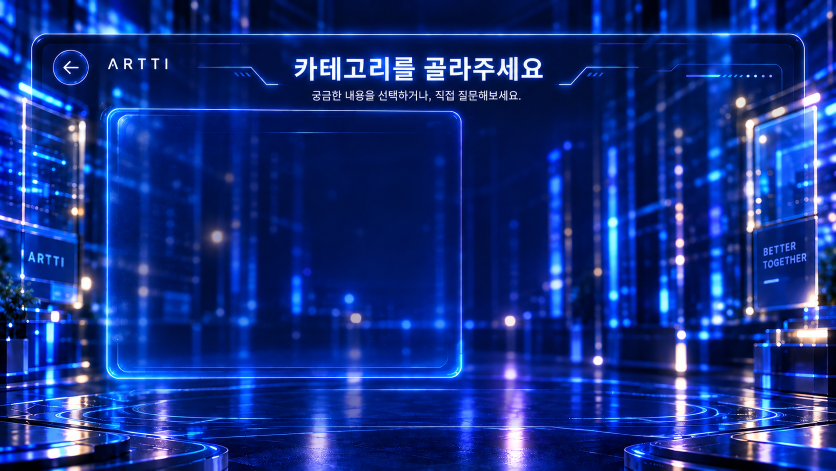
#> input picture Assets/_Project/Art/UI/Generated/ui_helpdetail_background_neon.png, 1672 x 941 px (shown at 1/2 size)
$ python make_helpdetail_board.py
#> lines starting #> are read from the running program, lines starting #| are printed output that depends on the picture
# AR 현장모드 도움 화면(HelpDetailPanel)의 보드 그림과 뒤 배경을 만든다.
#   입력: Assets/_Project/Art/UI/Generated/ui_helpdetail_background_neon.png (제목/뒤로 가기/최신 메뉴 틀이 그려진 16:9, 1672x941)
#   결과: Assets/_Project/Art/UI/Generated/derived/
#     ui_helpdetail_board.png     16:10(1672x1045). 원본 위아래에 52px씩 늘려 붙여 Galaxy Tab S7 FE(2560x1600)에 딱 맞는다.
#                                 16:9 원본을 16:10 화면에 덮으면 좌우가 잘려 바깥 네온 틀 양옆/위 모서리와 양쪽 간판이 화면 밖으로 나갔다.
#                                 늘린 부분은 틀 위의 흐린 빌딩 빛(원본 위 60줄)과 입력 줄 아래 바닥(원본 아래 60줄)을 세로로 늘려 채운다.
#                                 그림 속 UI(제목/틀/뒤로 가기)는 그대로이고 원본 좌표에서 y만 +52.
#     ui_helpdetail_backdrop.png  보드를 흐리고 어둡게 한 것. 폰(20:9)/4:3처럼 보드가 줄어들 때 남는 자리를 채운다(그림 속 글자가 두 번 보이지 않게).
#   실행: python Art_Source/ui_arfield/make_helpdetail_board.py      필요: Python 3 + Pillow
import os
from PIL import Image, ImageFilter, ImageEnhance

ROOT = os.path.abspath(os.path.join(os.path.dirname(os.path.abspath(__file__)), '..', '..'))
GEN = os.path.join(ROOT, 'Assets', '_Project', 'Art', 'UI', 'Generated')
OUT = os.path.join(GEN, 'derived')
os.makedirs(OUT, exist_ok=True)

EXT = 52            # 위아래로 늘리는 양(px). 1672 x (941 + 2*52) = 1672 x 1045 = 16:10
TOP_SRC = 60        # 원본 위 60줄(바깥 틀 y 68 위, 흐린 빌딩 빛)을 60 + EXT줄로 늘린다
BOTTOM_SRC = 60     # 원본 아래 60줄(입력 줄 y 875 아래 바닥)을 60 + EXT줄로 늘린다
BACKDROP_BLUR = 18  # 뒤 배경 흐림(1/2 크기 기준 px)
BACKDROP_DIM = 0.55

src = Image.open(os.path.join(GEN, 'ui_helpdetail_background_neon.png')).convert('RGB')
#> src is the input picture: PIL image 1672x941 RGB; mean R, G, B 20.2, 46.6, 130.7
W, H = src.size
#> W = 1672; H = 941
board = Image.new('RGB', (W, H + EXT * 2))
#> board: PIL image 1672x1045 RGB; every value is 0
board.paste(src.crop((0, 0, W, TOP_SRC)).resize((W, TOP_SRC + EXT), Image.LANCZOS), (0, 0))
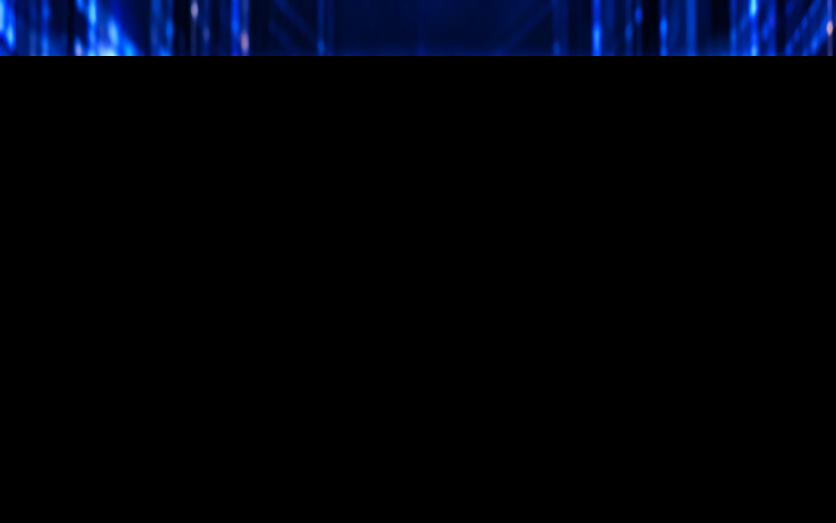
#> board: PIL image 1672x1045 RGB (shown at 1/2 size); mean R, G, B 0.4, 2.9, 10.6
board.paste(src.crop((0, TOP_SRC, W, H - BOTTOM_SRC)), (0, TOP_SRC + EXT))
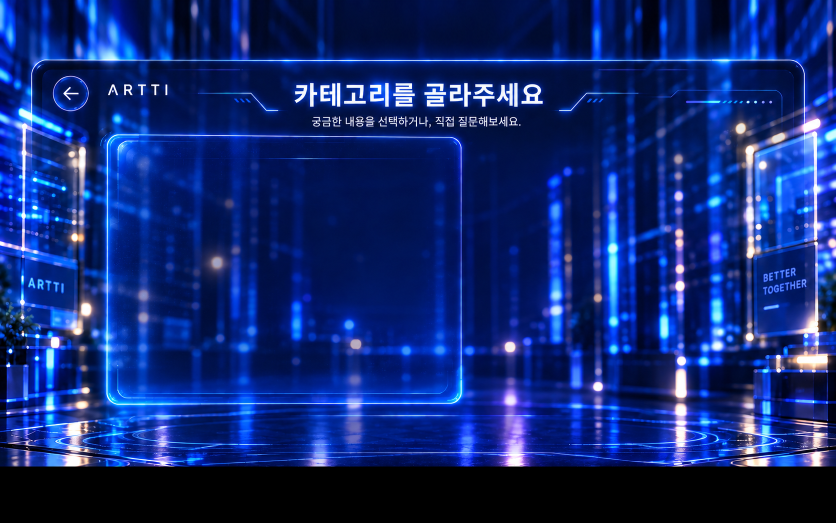
#> board: PIL image 1672x1045 RGB (shown at 1/2 size); mean R, G, B 16.3, 40.6, 115.3
board.paste(src.crop((0, H - BOTTOM_SRC, W, H)).resize((W, BOTTOM_SRC + EXT), Image.LANCZOS), (0, H - BOTTOM_SRC + EXT))
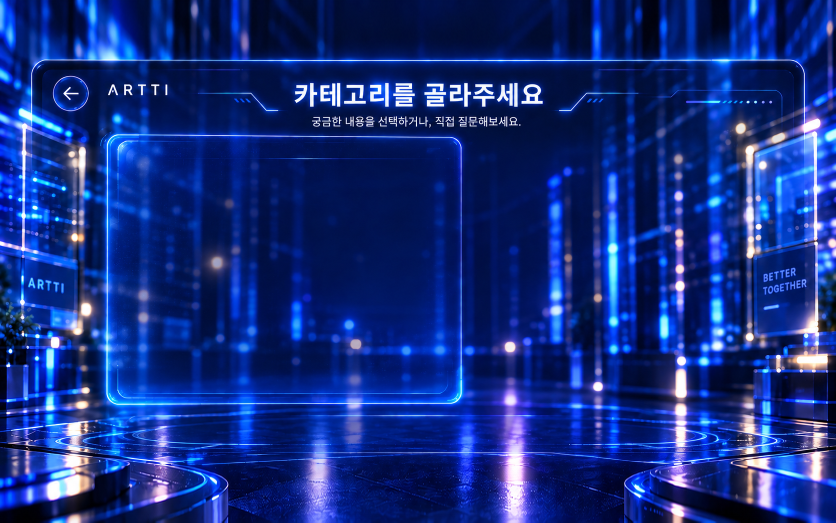
#> board: PIL image 1672x1045 RGB (shown at 1/2 size); mean R, G, B 20.1, 45.6, 129
board.save(os.path.join(OUT, 'ui_helpdetail_board.png'))

back = board.resize((W // 2, (H + EXT * 2) // 2), Image.LANCZOS).filter(ImageFilter.GaussianBlur(BACKDROP_BLUR))
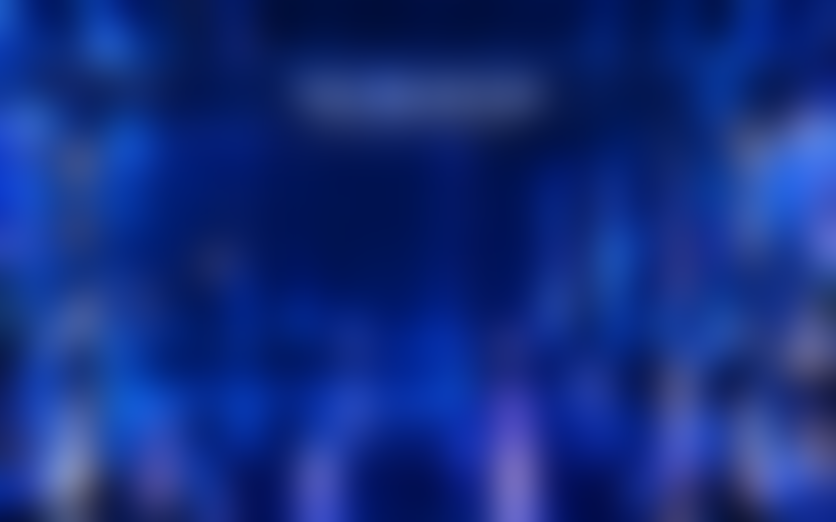
#> back: PIL image 836x522 RGB; mean R, G, B 19.9, 45.5, 128.6
back = ImageEnhance.Brightness(back).enhance(BACKDROP_DIM)
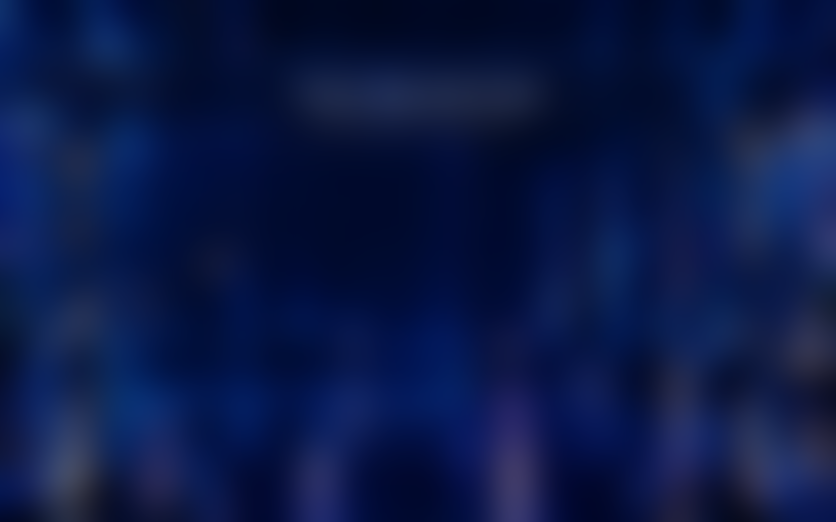
#> back: PIL image 836x522 RGB; mean R, G, B 10.5, 24.5, 70.3
back.save(os.path.join(OUT, 'ui_helpdetail_backdrop.png'))
print('-> %s (ui_helpdetail_board.png %dx%d, ui_helpdetail_backdrop.png %dx%d)'
      % (os.path.relpath(OUT, ROOT), board.width, board.height, back.width, back.height))
#| -> Assets/_Project/Art/UI/Generated/derived (ui_helpdetail_board.png 1672x1045, ui_helpdetail_backdrop.png 836x522)
